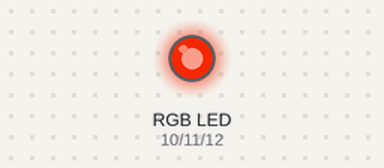
The program below on a simulated MicroPython board. Parts: an RGB LED mixed from three pins (HIGH = lit). Dim RGB values are drawn brighter than linear.

Above: at 0.15 s.
At 5.01 s:
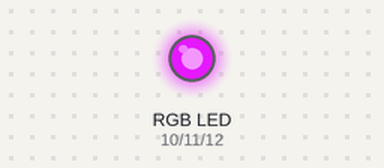
At 9.87 s:
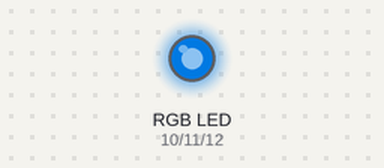
At 19.89 s:
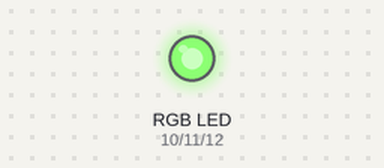
At 29.31 s:
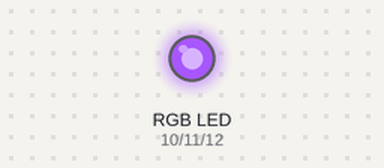
At 39.64 s:
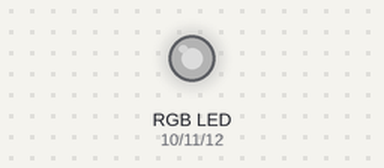
Timing chart, 0 to 40.0 s (numbered marks = the images above):
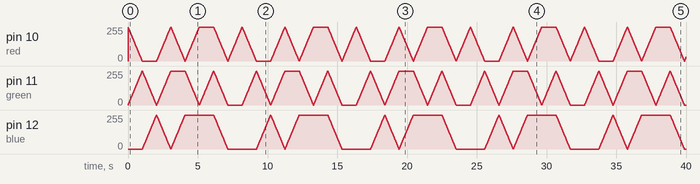

The program:

mowanmowanLED.py
```python
from machine import Pin, PWM
import time

# PWM設定
red = PWM(Pin(10))
green = PWM(Pin(11))
blue = PWM(Pin(12))

# PWM周波数
red.freq(1000)
green.freq(1000)
blue.freq(1000)

# 色設定
def set_color(r, g, b):
    red.duty_u16(r)
    green.duty_u16(g)
    blue.duty_u16(b)

# なめらかに色変更
def fade(r1, g1, b1, r2, g2, b2, duration=1.0):
    steps = 100

    for i in range(steps + 1):
        t = i / steps

        r = int(r1 + (r2 - r1) * t)
        g = int(g1 + (g2 - g1) * t)
        b = int(b1 + (b2 - b1) * t)

        set_color(r, g, b)

        time.sleep(duration / steps)

# 色定義
RED     = (65535, 0, 0)
GREEN   = (0, 65535, 0)
BLUE    = (0, 0, 65535)
YELLOW  = (65535, 65535, 0)
CYAN    = (0, 65535, 65535)
MAGENTA = (65535, 0, 65535)
WHITE   = (65535, 65535, 65535)
OFF     = (0, 0, 0)

colors = [
    RED,
    GREEN,
    BLUE,
    YELLOW,
    CYAN,
    MAGENTA,
    WHITE,
    OFF
]

while True:
    for i in range(len(colors)):
        c1 = colors[i]
        c2 = colors[(i + 1) % len(colors)]

        fade(
            c1[0], c1[1], c1[2],
            c2[0], c2[1], c2[2],
            1.0   # 1秒かけて変化
        )
```

Measured:
- by itself, pin 12 (blue): moves between 0/255 and 255/255, repeating every 8.2 s
